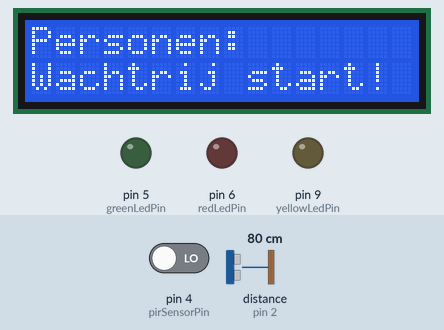
This sketch was run on a simulated Arduino Uno, built with avr-gcc and run on an emulated ATmega328P. On the bench: 16×2 character LCD, output pins drawn as LEDs (lit = HIGH). Wiring (inferred from the names in the program): ultrasonic range finder: trigger pin 3; echo pin 2. The test bench sets the inputs (shaded band); at power-on: pin 4 (pirSensorPin) LOW, distance to the obstacle (sensor on pin 2) 80 cm. The echo pulse lasts 58.3 µs per cm; pins used as bus, display or sensor lines are not drawn.

Above: at 0.1 s.
At 3.2 s:
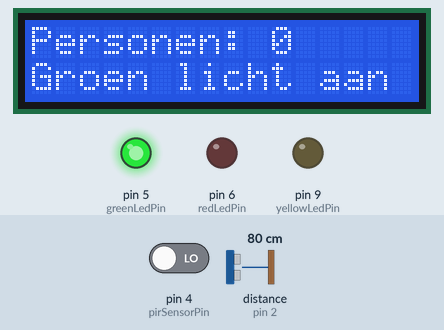
3.3 s: pin 4 (pirSensorPin) driven HIGH
At 3.48 s:
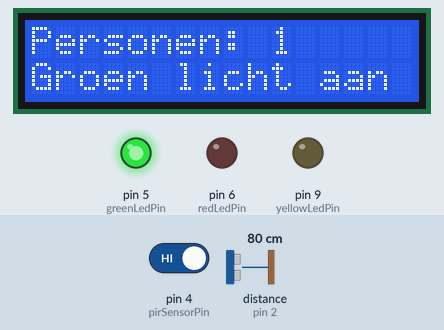
Timing chart, 0 to 6.3 s (numbered marks = the images above; inputs shaded):
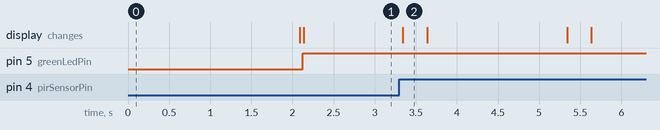

The sketch:

Wachtrijsysteem.ino
```cpp
#include <Wire.h>
#include <LiquidCrystal_I2C.h>

// Stel het I2C-adres en LCD-specificaties in
LiquidCrystal_I2C lcd(0x27, 16, 2); // LCD-adres is 0x27, 16x2 scherm

// Definieer de pinnen
const int pirSensorPin = 4;  // PIR-sensor op digitale pin 4
const int greenLedPin = 5;   // Groene LED op pin 5
const int yellowLedPin = 9;  // Gele LED op pin 9
const int redLedPin = 6;    // Rode LED op pin 6
const int trigPin = 3;       // Ultrasone sensor Trig-pin op pin 3
const int echoPin = 2;       // Ultrasone sensor Echo-pin op pin 2

// Variabelen
int peopleCount = 0;          // Huidig aantal personen
int previousCount = -1;       // Vorige waarde van peopleCount
const int threshold = 20;     // Maximale limiet van de wachtrij

unsigned long lastPIRTime = 0; // Tijdstip van laatste PIR-detectie
unsigned long pirDelay = 2000; // Tijd tussen PIR-detecties (in milliseconden)

unsigned long lastUltrasonicTime = 0; // Tijdstip van laatste ultrasone meting
unsigned long ultrasonicInterval = 500; // Interval voor ultrasone metingen (in milliseconden)

void setup() {
  // Initialiseer het LCD-scherm
  lcd.begin();
  lcd.backlight();

  // Stel de pinmodi in
  pinMode(pirSensorPin, INPUT);
  pinMode(greenLedPin, OUTPUT);
  pinMode(yellowLedPin, OUTPUT);
  pinMode(redLedPin, OUTPUT);
  pinMode(trigPin, OUTPUT);
  pinMode(echoPin, INPUT);

  // Welkomstbericht op LCD
  lcd.setCursor(0, 0);
  lcd.print("Personen: ");
  lcd.setCursor(0, 1);
  lcd.print("Wachtrij start!");

  // Zorg dat alle LEDs uitstaan bij opstarten
  digitalWrite(greenLedPin, LOW);
  digitalWrite(yellowLedPin, LOW);
  digitalWrite(redLedPin, LOW);

  delay(2000); // Kort pauze om te beginnen
  lcd.clear();
}

void loop() {
  unsigned long currentTime = millis();

  // PIR-sensor: Controleer op beweging met een niet-blokkerende timer
  if (currentTime - lastPIRTime >= pirDelay) {
    int motionDetected = digitalRead(pirSensorPin);
    if (motionDetected == HIGH && peopleCount < threshold) { // Alleen verhogen als teller onder de limiet zit
      peopleCount++; // Verhoog de telling met 1
      lastPIRTime = currentTime; // Update de tijdstip van detectie
    }
  }

  // Ultrasone sensor: Meet afstand met een niet-blokkerende timer
  if (currentTime - lastUltrasonicTime >= ultrasonicInterval) {
    long distance = getUltrasonicDistance();
    if (distance > 0 && peopleCount > 0) { // Als er een afstand wordt gemeten en de teller > 0 is
      peopleCount--; // Verminder de telling met 1
    }
    lastUltrasonicTime = currentTime; // Update de tijdstip van de meting
  }

  // Bijwerklogica: alleen uitvoeren als de telling verandert
  if (peopleCount != previousCount) {
    previousCount = peopleCount; // Update de vorige telling

    // Update LCD-scherm
    lcd.setCursor(0, 0);
    lcd.print("Personen: ");
    lcd.print(peopleCount);
    lcd.setCursor(0, 1);
    lcd.print("                "); // Wis de tweede rij

    // LED-logica
    if (peopleCount < 10) {
      // Groene LED aan, andere LEDs uit
      digitalWrite(greenLedPin, HIGH);
      digitalWrite(yellowLedPin, LOW);
      digitalWrite(redLedPin, LOW);
      lcd.setCursor(0, 1);
      lcd.print("Groen licht aan");
    } else if (peopleCount == 10) {
      // Gele LED aan, andere LEDs uit
      digitalWrite(greenLedPin, LOW);
      digitalWrite(yellowLedPin, HIGH);
      digitalWrite(redLedPin, LOW);
      lcd.setCursor(0, 1);
      lcd.print("Wachtrij bijna vol");
    } else if (peopleCount >= threshold) {
      // Rode LED aan, andere LEDs uit
      digitalWrite(greenLedPin, LOW);
      digitalWrite(yellowLedPin, LOW);
      digitalWrite(redLedPin, HIGH);
      lcd.setCursor(0, 1);
      lcd.print("Wachtrij vol!");
    }
  }
}

// Functie om afstand te meten met de ultrasone sensor
long getUltrasonicDistance() {
  // Trig Pin hoog voor 10 microseconden
  digitalWrite(trigPin, LOW);
  delayMicroseconds(2);
  digitalWrite(trigPin, HIGH);
  delayMicroseconds(10);
  digitalWrite(trigPin, LOW);

  // Meet de duur van de echo-puls
  long duration = pulseIn(echoPin, HIGH);

  // Bereken de afstand in centimeters
  long distance = duration * 0.034 / 2; // Geluidssnelheid: 0.034 cm/us

  return distance;
}
```

Measured:
- after the input at 3.3 s, the display: changes at once (image 2)
